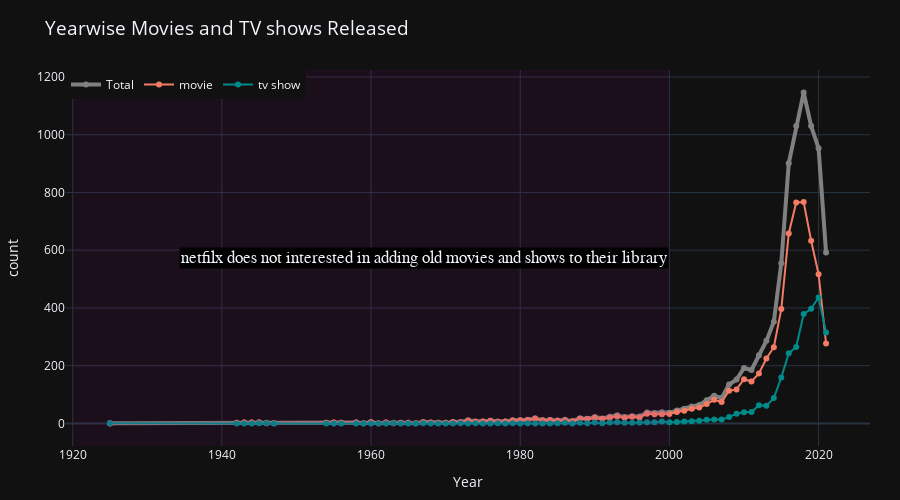

Here is the notebook cell this chart was saved with:
### Code cell
x= release_year_total.index
y0 = release_year_total
fig = go.Figure()
x1 =release_year_data.index
y1=release_year_data['Movie']
y2=release_year_data['TV Show']
# Add traces
fig.add_trace(go.Scatter(x=x, y=y0,line=dict(color='grey', width=4, dash='solid'),
                    mode='lines+markers',
                    name='Total',marker=dict(color="grey")))
fig.add_trace(go.Scatter(x=x1, y=y1,
                    mode='lines+markers',
                    name='movie',marker=dict(color="#f47c64")))
fig.add_trace(go.Scatter(x=x1, y=y2,
                    mode='lines+markers',line=dict(color='darkcyan', width=2),
                    name='tv show'))
fig.update_layout(legend_orientation="h",template='plotly_dark',
                  legend=dict(x=0, y=1, traceorder="normal"),
                  
                  xaxis_title="Year",
                   title={'text':'Yearwise Movies and TV shows Released ','font':{'size':19}},
                  #paper_bgcolor='#edeeee',
                 # plot_bgcolor='#edeeee',
                  yaxis_title="count ",height=500,
                  margin=dict(l=50, r=30, t=70, b=40))
fig.add_vrect(x0=1920,x1=2000, line_width=0,fillcolor="purple", opacity=0.1,annotation_text="netfilx does not interested in adding old movies and shows to their library",
             annotation_position="right",annotation=dict(font_size=17, font_family="Times New Roman",bgcolor='black'))
fig.update_xaxes(showgrid=True)
fig.update_yaxes(showgrid=True)
fig.show()

### Figure 1 — Plotly figure (JSON) as saved in the notebook; plotly's stock layout.template omitted (floating-point values rounded to 4 significant figures)
{"data": [{"line": {"color": "grey", "dash": "solid", "width": 4}, "marker": {"color": "grey"}, "mode": "lines+markers", "name": "Total", "type": "scatter", "x": [1925, 1942, 1943, 1944, 1945, 1946, 1947, 1954, 1955, 1956, 1958, 1959, 1960, 1961, 1962, 1963, 1964, 1965, 1966, 1967, 1968, 1969, 1970, 1971, 1972, 1973, 1974, 1975, 1976, 1977, 1978, 1979, 1980, 1981, 1982, 1983, 1984, 1985, 1986, 1987, 1988, 1989, 1990, 1991, 1992, 1993, 1994, 1995, 1996, 1997, 1998, 1999, 2000, 2001, 2002, 2003, 2004, 2005, 2006, 2007, 2008, 2009, 2010, 2011, 2012, 2013, 2014, 2015, 2016, 2017, 2018, 2019, 2020, 2021], "y": [1, 2, 3, 3, 4, 2, 1, 2, 3, 2, 3, 1, 4, 1, 3, 2, 2, 2, 1, 5, 3, 2, 2, 5, 5, 10, 7, 7, 9, 7, 7, 11, 11, 13, 17, 11, 12, 10, 13, 8, 18, 16, 22, 17, 23, 28, 22, 25, 24, 38, 36, 39, 37, 45, 51, 59, 64, 80, 96, 88, 135, 152, 192, 185, 236, 286, 352, 555, 901, 1030, 1146, 1030, 953, 592]}, {"marker": {"color": "#f47c64"}, "mode": "lines+markers", "name": "movie", "type": "scatter", "x": [1925, 1942, 1943, 1944, 1945, 1946, 1947, 1954, 1955, 1956, 1958, 1959, 1960, 1961, 1962, 1963, 1964, 1965, 1966, 1967, 1968, 1969, 1970, 1971, 1972, 1973, 1974, 1975, 1976, 1977, 1978, 1979, 1980, 1981, 1982, 1983, 1984, 1985, 1986, 1987, 1988, 1989, 1990, 1991, 1992, 1993, 1994, 1995, 1996, 1997, 1998, 1999, 2000, 2001, 2002, 2003, 2004, 2005, 2006, 2007, 2008, 2009, 2010, 2011, 2012, 2013, 2014, 2015, 2016, 2017, 2018, 2019, 2020, 2021], "y": [0, 2, 3, 3, 3, 1, 1, 2, 3, 2, 3, 1, 4, 1, 3, 1, 2, 2, 1, 4, 3, 2, 2, 5, 4, 10, 6, 7, 9, 6, 7, 10, 11, 12, 17, 11, 12, 9, 11, 8, 16, 15, 19, 16, 20, 24, 20, 23, 21, 34, 32, 32, 33, 40, 44, 51, 55, 67, 82, 74, 113, 118, 153, 145, 173, 225, 264, 396, 658, 765, 767, 633, 517, 277]}, {"line": {"color": "darkcyan", "width": 2}, "mode": "lines+markers", "name": "tv show", "type": "scatter", "x": [1925, 1942, 1943, 1944, 1945, 1946, 1947, 1954, 1955, 1956, 1958, 1959, 1960, 1961, 1962, 1963, 1964, 1965, 1966, 1967, 1968, 1969, 1970, 1971, 1972, 1973, 1974, 1975, 1976, 1977, 1978, 1979, 1980, 1981, 1982, 1983, 1984, 1985, 1986, 1987, 1988, 1989, 1990, 1991, 1992, 1993, 1994, 1995, 1996, 1997, 1998, 1999, 2000, 2001, 2002, 2003, 2004, 2005, 2006, 2007, 2008, 2009, 2010, 2011, 2012, 2013, 2014, 2015, 2016, 2017, 2018, 2019, 2020, 2021], "y": [1, 0, 0, 0, 1, 1, 0, 0, 0, 0, 0, 0, 0, 0, 0, 1, 0, 0, 0, 1, 0, 0, 0, 0, 1, 0, 1, 0, 0, 1, 0, 1, 0, 1, 0, 0, 0, 1, 2, 0, 2, 1, 3, 1, 3, 4, 2, 2, 3, 4, 4, 7, 4, 5, 7, 8, 9, 13, 14, 14, 22, 34, 39, 40, 63, 61, 88, 159, 243, 265, 379, 397, 436, 315]}], "layout": {"annotations": [{"bgcolor": "black", "font": {"family": "Times New Roman", "size": 17}, "showarrow": false, "text": "netfilx does not interested in adding old movies and shows to their library", "x": 2000, "xanchor": "right", "xref": "x", "y": 0.5, "yanchor": "middle", "yref": "y domain"}], "height": 500, "legend": {"orientation": "h", "traceorder": "normal", "x": 0, "y": 1}, "margin": {"b": 40, "l": 50, "r": 30, "t": 70}, "shapes": [{"fillcolor": "purple", "line": {"width": 0}, "opacity": 0.1, "type": "rect", "x0": 1920, "x1": 2000, "xref": "x", "y0": 0, "y1": 1, "yref": "y domain"}], "title": {"font": {"size": 19}, "text": "Yearwise Movies and TV shows Released "}, "xaxis": {"showgrid": true, "title": {"text": "Year"}}, "yaxis": {"showgrid": true, "title": {"text": "count "}}}}
